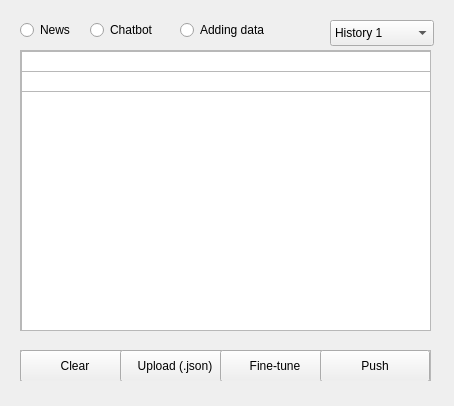
<?xml version="1.0" encoding="UTF-8"?>
<ui version="4.0">
 <class>Form</class>
 <widget class="QWidget" name="Form">
  <property name="enabled">
   <bool>true</bool>
  </property>
  <property name="geometry">
   <rect>
    <x>0</x>
    <y>0</y>
    <width>454</width>
    <height>406</height>
   </rect>
  </property>
  <property name="windowTitle">
   <string>Wolfare Prime Service</string>
  </property>
  <widget class="QRadioButton" name="newsRadButton">
   <property name="geometry">
    <rect>
     <x>20</x>
     <y>20</y>
     <width>70</width>
     <height>20</height>
    </rect>
   </property>
   <property name="text">
    <string>News</string>
   </property>
  </widget>
  <widget class="QScrollArea" name="scrollArea">
   <property name="geometry">
    <rect>
     <x>20</x>
     <y>50</y>
     <width>411</width>
     <height>281</height>
    </rect>
   </property>
   <property name="maximumSize">
    <size>
     <width>411</width>
     <height>311</height>
    </size>
   </property>
   <property name="widgetResizable">
    <bool>true</bool>
   </property>
   <widget class="QWidget" name="scrollAreaWidgetContents">
    <property name="geometry">
     <rect>
      <x>0</x>
      <y>0</y>
      <width>409</width>
      <height>279</height>
     </rect>
    </property>
    <widget class="QTextEdit" name="dataTextbox">
     <property name="geometry">
      <rect>
       <x>0</x>
       <y>0</y>
       <width>411</width>
       <height>551</height>
      </rect>
     </property>
     <property name="readOnly">
      <bool>false</bool>
     </property>
     <property name="placeholderText">
      <string/>
     </property>
    </widget>
    <widget class="QTextEdit" name="newsTextbox">
     <property name="geometry">
      <rect>
       <x>0</x>
       <y>20</y>
       <width>411</width>
       <height>551</height>
      </rect>
     </property>
     <property name="readOnly">
      <bool>true</bool>
     </property>
     <property name="placeholderText">
      <string/>
     </property>
    </widget>
    <widget class="QTextEdit" name="chatbotTextbox">
     <property name="geometry">
      <rect>
       <x>0</x>
       <y>40</y>
       <width>411</width>
       <height>551</height>
      </rect>
     </property>
     <property name="readOnly">
      <bool>true</bool>
     </property>
     <property name="placeholderText">
      <string/>
     </property>
    </widget>
   </widget>
  </widget>
  <widget class="QRadioButton" name="chatsRadButton">
   <property name="geometry">
    <rect>
     <x>90</x>
     <y>20</y>
     <width>81</width>
     <height>20</height>
    </rect>
   </property>
   <property name="text">
    <string>Chatbot</string>
   </property>
  </widget>
  <widget class="QRadioButton" name="dataRadButton">
   <property name="geometry">
    <rect>
     <x>180</x>
     <y>20</y>
     <width>101</width>
     <height>20</height>
    </rect>
   </property>
   <property name="text">
    <string>Adding data</string>
   </property>
  </widget>
  <widget class="QTextEdit" name="askChatbot">
   <property name="enabled">
    <bool>false</bool>
   </property>
   <property name="geometry">
    <rect>
     <x>20</x>
     <y>350</y>
     <width>411</width>
     <height>31</height>
    </rect>
   </property>
   <property name="placeholderText">
    <string>Text to the chatbot</string>
   </property>
  </widget>
  <widget class="QComboBox" name="chatsHistory">
   <property name="geometry">
    <rect>
     <x>330</x>
     <y>20</y>
     <width>104</width>
     <height>26</height>
    </rect>
   </property>
   <item>
    <property name="text">
     <string>History 1</string>
    </property>
   </item>
   <item>
    <property name="text">
     <string>History 2</string>
    </property>
   </item>
   <item>
    <property name="text">
     <string>History 3</string>
    </property>
   </item>
  </widget>
  <widget class="QFrame" name="data_frame">
   <property name="enabled">
    <bool>true</bool>
   </property>
   <property name="geometry">
    <rect>
     <x>20</x>
     <y>350</y>
     <width>411</width>
     <height>31</height>
    </rect>
   </property>
   <property name="frameShape">
    <enum>QFrame::StyledPanel</enum>
   </property>
   <property name="frameShadow">
    <enum>QFrame::Raised</enum>
   </property>
   <widget class="QPushButton" name="clearButton">
    <property name="geometry">
     <rect>
      <x>0</x>
      <y>0</y>
      <width>110</width>
      <height>32</height>
     </rect>
    </property>
    <property name="text">
     <string>Clear</string>
    </property>
   </widget>
   <widget class="QPushButton" name="uploadButton">
    <property name="geometry">
     <rect>
      <x>100</x>
      <y>0</y>
      <width>110</width>
      <height>32</height>
     </rect>
    </property>
    <property name="text">
     <string>Upload (.json)</string>
    </property>
   </widget>
   <widget class="QPushButton" name="finetuneButton">
    <property name="geometry">
     <rect>
      <x>200</x>
      <y>0</y>
      <width>110</width>
      <height>32</height>
     </rect>
    </property>
    <property name="text">
     <string>Fine-tune</string>
    </property>
   </widget>
   <widget class="QPushButton" name="pushButton">
    <property name="geometry">
     <rect>
      <x>300</x>
      <y>0</y>
      <width>110</width>
      <height>32</height>
     </rect>
    </property>
    <property name="text">
     <string>Push</string>
    </property>
   </widget>
  </widget>
 </widget>
 <resources/>
 <connections/>
</ui>
